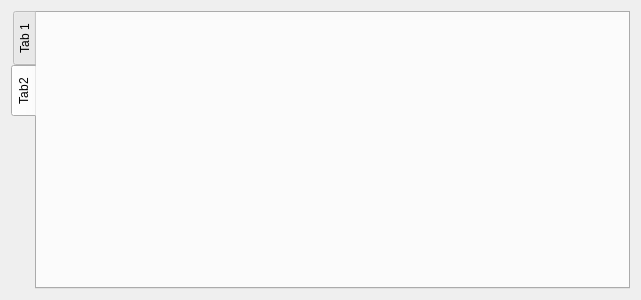
<?xml version="1.0" encoding="UTF-8"?>
<ui version="4.0">
 <class>ManageWidget</class>
 <widget class="QWidget" name="ManageWidget">
  <property name="geometry">
   <rect>
    <x>0</x>
    <y>0</y>
    <width>641</width>
    <height>300</height>
   </rect>
  </property>
  <property name="windowTitle">
   <string>Form</string>
  </property>
  <layout class="QHBoxLayout" name="horizontalLayout">
   <item>
    <widget class="QTabWidget" name="tabWidget">
     <property name="tabPosition">
      <enum>QTabWidget::West</enum>
     </property>
     <property name="tabShape">
      <enum>QTabWidget::Rounded</enum>
     </property>
     <property name="currentIndex">
      <number>1</number>
     </property>
     <property name="iconSize">
      <size>
       <width>16</width>
       <height>16</height>
      </size>
     </property>
     <widget class="RoleWidget" name="role">
      <attribute name="title">
       <string>Tab 1</string>
      </attribute>
     </widget>
     <widget class="UserWidget" name="user">
      <attribute name="title">
       <string>Tab2</string>
      </attribute>
     </widget>
    </widget>
   </item>
  </layout>
 </widget>
 <customwidgets>
  <customwidget>
   <class>RoleWidget</class>
   <extends>QWidget</extends>
   <header>rolewidget.h</header>
   <container>1</container>
  </customwidget>
  <customwidget>
   <class>UserWidget</class>
   <extends>QWidget</extends>
   <header>userwidget.h</header>
   <container>1</container>
  </customwidget>
 </customwidgets>
 <resources/>
 <connections/>
</ui>
